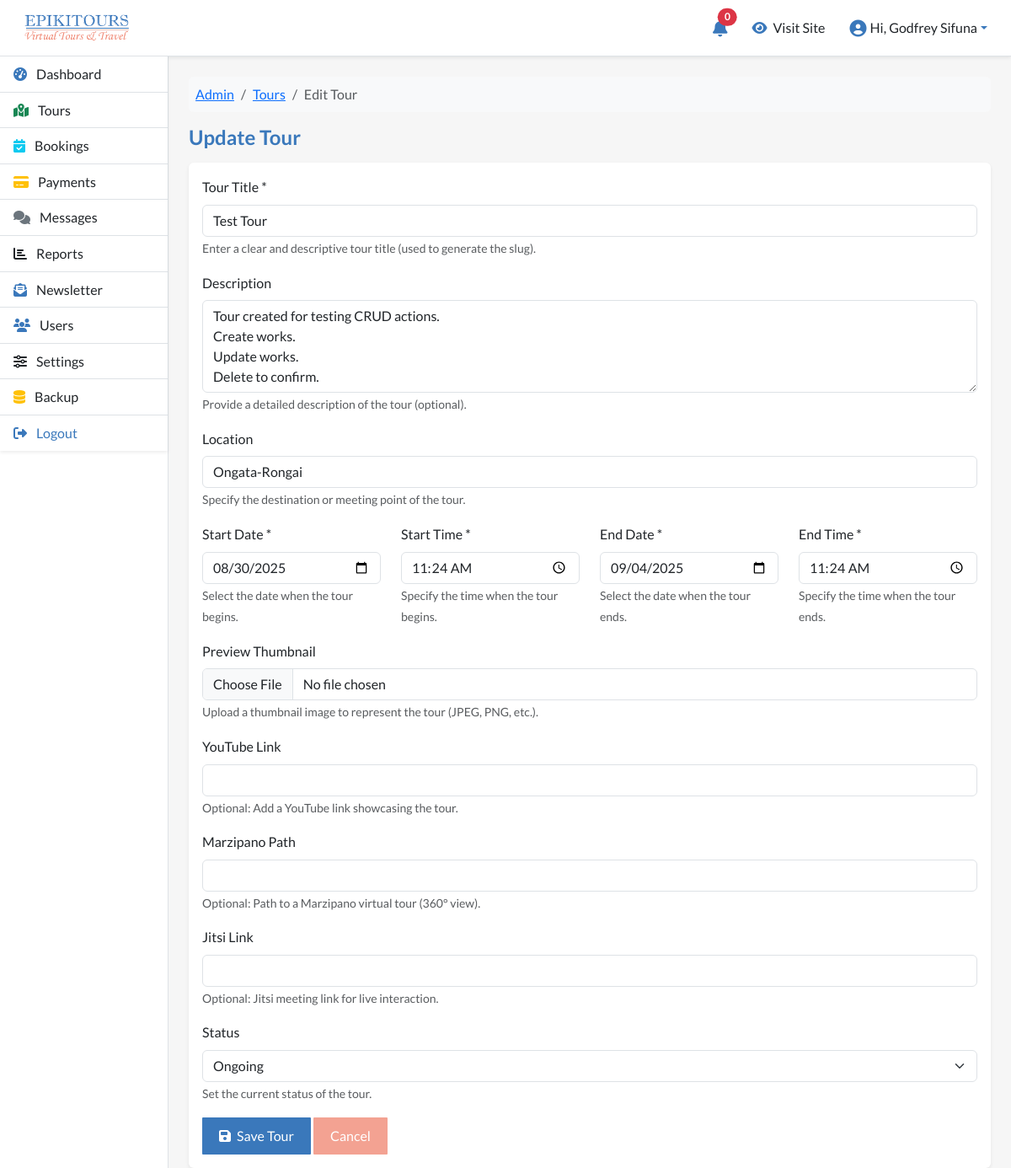
Page /manage/tours/edit-tour.php?id=4 (signed in) on the committed database.
### tables this page shows
CREATE TABLE `epi_tours` (
  `id` bigint NOT NULL,
  `title` varchar(255) NOT NULL,
  `slug` varchar(255) NOT NULL,
  `description` text,
  `start_date` date NOT NULL,
  `end_date` date NOT NULL,
  `start_time` time NOT NULL,
  `end_time` time NOT NULL,
  `location` varchar(255) DEFAULT NULL,
  `youtube_link` varchar(255) DEFAULT NULL,
  `marzipano_path` varchar(255) DEFAULT NULL,
  `jitsi_link` varchar(255) DEFAULT NULL,
  `preview_thumbnail` varchar(255) DEFAULT NULL,
  `agent_id` bigint DEFAULT NULL,
  `status` enum('upcoming','ongoing','completed','canceled') DEFAULT 'upcoming',
  `created_by` bigint NOT NULL,
  `updated_by` bigint DEFAULT NULL,
  `created_at` timestamp NOT NULL DEFAULT CURRENT_TIMESTAMP,
  `updated_at` timestamp NOT NULL DEFAULT CURRENT_TIMESTAMP ON UPDATE CURRENT_TIMESTAMP
);

### manage/tours/edit-tour.php (the view, shortened to what this page needs)
<?php
require_once __DIR__ . '/../../config/database.php';
$tourId = $_GET['id'] ?? null;
$stmt = $pdo->prepare("SELECT * FROM epi_tours WHERE id = ?");
$stmt->execute([$tourId]);
$tour = $stmt->fetch(PDO::FETCH_ASSOC);
?>
<nav aria-label="breadcrumb">
    <ol class="breadcrumb bg-light p-2 rounded mb-3">
        <li class="breadcrumb-item"><a href="<?= BASE_URL ?>dashboard">Admin</a></li>
        <li class="breadcrumb-item"><a href="<?= BASE_URL ?>tours">Tours</a></li>
        <li class="breadcrumb-item active" aria-current="page">Edit Tour</li>
    </ol>
</nav>
<div class="d-flex justify-content-between align-items-center mb-3">
    <h4 class="mb-0">Update Tour</h4>
</div>
<div class="card shadow-sm border-0">
    <div class="card-body">
        <form method="post" enctype="multipart/form-data">
            <div class="mb-3">
                <label for="title" class="form-label">Tour Title *</label>
                <input type="text" name="title" id="title" class="form-control" value="<?= htmlspecialchars($tour['title']) ?>" required>
                <small class="form-text text-muted">Enter a clear and descriptive tour title (used to generate the
                    slug).</small>
            </div>
            <div class="mb-3">
                <label for="description" class="form-label">Description</label>
                <textarea name="description" id="description" class="form-control" rows="4"><?= htmlspecialchars($tour['description']) ?></textarea>
                <small class="form-text text-muted">Provide a detailed description of the tour (optional).</small>
            </div>
            <div class="mb-3">
                <label for="location" class="form-label">Location</label>
                <input type="text" name="location" id="location" class="form-control" value="<?= htmlspecialchars($tour['location']) ?>">
                <small class="form-text text-muted">Specify the destination or meeting point of the tour.</small>
            </div>
            <div class="row">
                <div class="col-md-3 mb-3">
                    <label for="start_date" class="form-label">Start Date *</label>
                    <input type="date" name="start_date" id="start_date" class="form-control" value="<?= htmlspecialchars($tour['start_date']) ?>" required>
                    <small class="form-text text-muted">Select the date when the tour begins.</small>
                </div>
                <div class="col-md-3 mb-3">
                    <label for="start_time" class="form-label">Start Time *</label>
                    <input type="time" name="start_time" id="start_time" class="form-control" value="<?= htmlspecialchars($tour['start_time']) ?>" required>
                    <small class="form-text text-muted">Specify the time when the tour begins.</small>
                </div>
                <div class="col-md-3 mb-3">
                    <label for="end_date" class="form-label">End Date *</label>
                    <input type="date" name="end_date" id="end_date" class="form-control" value="<?= htmlspecialchars($tour['end_date']) ?>" required>
                    <small class="form-text text-muted">Select the date when the tour ends.</small>
                </div>
                <div class="col-md-3 mb-3">
                    <label for="end_time" class="form-label">End Time *</label>
                    <input type="time" name="end_time" id="end_time" class="form-control" value="<?= htmlspecialchars($tour['end_time']) ?>" required>
                    <small class="form-text text-muted">Specify the time when the tour ends.</small>
                </div>
            </div>
            <div class="mb-3">
                <label for="preview_thumbnail" class="form-label">Preview Thumbnail</label>
                <input type="file" name="preview_thumbnail" id="preview_thumbnail" class="form-control"
                    accept="image/*">
                <small class="form-text text-muted">Upload a thumbnail image to represent the tour (JPEG, PNG,
                    etc.).</small>
            </div>
            <div class="mb-3">
                <label for="youtube_link" class="form-label">YouTube Link</label>
                <input type="url" name="youtube_link" id="youtube_link" class="form-control">
                <small class="form-text text-muted">Optional: Add a YouTube link showcasing the tour.</small>
            </div>
            <div class="mb-3">
                <label for="marzipano_path" class="form-label">Marzipano Path</label>
                <input type="text" name="marzipano_path" id="marzipano_path" class="form-control">
                <small class="form-text text-muted">Optional: Path to a Marzipano virtual tour (360° view).</small>
            </div>
            <div class="mb-3">
                <label for="jitsi_link" class="form-label">Jitsi Link</label>
                <input type="url" name="jitsi_link" id="jitsi_link" class="form-control">
                <small class="form-text text-muted">Optional: Jitsi meeting link for live interaction.</small>
            </div>
            <div class="mb-3">
                <label for="status" class="form-label">Status</label>
                <select name="status" id="status" class="form-select">
                    <option value="ongoing" <?= $tour['status']=='ongoing'?'selected':'' ?>>Ongoing</option>
                </select>
                <small class="form-text text-muted">Set the current status of the tour.</small>
            </div>
            <button type="submit" class="btn btn-primary">
                <i class="fas fa-save me-1"></i> Save Tour
            </button>
            <a href="<?= BASE_URL ?>tours" class="btn btn-secondary">Cancel</a>
        </form>
    </div>
</div>
<?php
include BASE_PATH . 'layouts/admin-layout.php';

### manage/css/custom.css (style rules this page uses)
:root { --primary-color: #3a78bb; --secondary-color: #f3a292; --tertiary-color: #E0F7FA; --white-color: #ffffff; --black-color: #000000; --pale-grey: #f6f6f6; --dark-grey: #333333; }
body { font-family: 'lato', sans-serif; background-color: var(--pale-grey); color: var(--black-color); margin: 0; padding: 0; line-height: 1.6; }
.btn-primary { background-color: var(--primary-color); color: var(--white-color); border: none; padding: 10px 20px; border-radius: 1px; transition: background-color 0.3s ease; }
.btn-secondary { background-color: var(--secondary-color); color: var(--white-color); border: none; padding: 10px 20px; border-radius: 1px; transition: background-color 0.3s ease; }
html { scroll-behavior: smooth; }
h4 { font-weight: 600; color: var(--primary-color); }
.bg-light { transition: box-shadow 0.3s ease-in-out; }
.card { transition: transform 0.4s ease-in-out, box-shadow 0.3s ease-in-out; }
.btn-primary { background-color: var(--primary-color); border-color: var(--primary-color); transition: background-color 0.3s ease-in-out, transform 0.2s ease; }

### rows in the picture
epi_tours: title "Test Tour", description "Tour created for testing CRUD actions. Create works. Update works. Delete to confirm.", location "Ongata-Rongai", start_date "08/30/2025", start_time "11:24:00", end_date "09/04/2025", end_time "11:24:00", status "Ongoing"

### other values in the picture
$unreadCount "0"
$_SESSION['user_name'] "Godfrey Sifuna"
